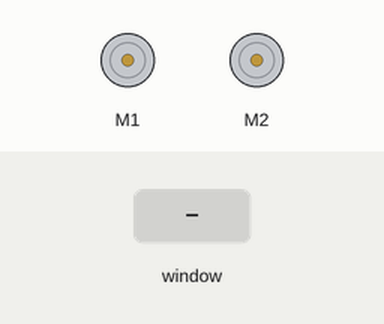
Recording of a program running on a simulated Raspberry Pi (BCM pin numbers) with an Explorer HAT. Shown: 2 × DC motor (green arrow = forward, orange = backward, longer = faster). The test bench sets the inputs (shaded band). Motors are numbered in the order the program creates them (left before right in a Robot); the desktop window is not drawn, its controls go by their first labels and the mouse button is held 0.15 s.

Above: at 1.2 s.
1.3 s: control labelled "Forwards" in the window clicked
At 1.6 s:
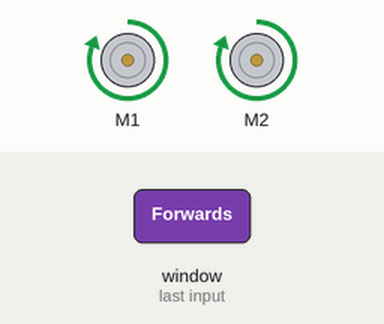
4.3 s: control labelled "Reverse" in the window clicked
At 5.0 s:
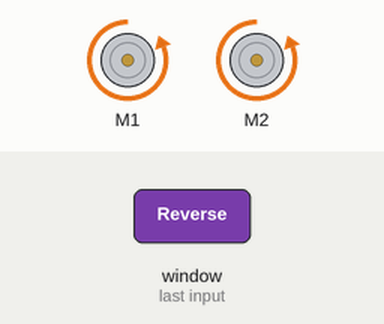
Timing chart, 0 to 7.8 s (numbered marks = the images above; inputs shaded):
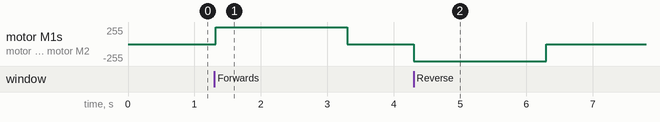

Measured:
- after the input at 1.3 s, motor M1, motor M2: stopped → forward 255/255 at once, → stopped 2.0 s later
- after the input at 4.3 s, motor M1, motor M2: stopped → backward 255/255 at once, → stopped 2.0 s later

The program:

buggygui.py
```python
import explorerhat
from time import sleep
from guizero import App, PushButton


def forwards():
    explorerhat.motor.one.forward(100)
    explorerhat.motor.two.forward(100)
    sleep(2)
    explorerhat.motor.one.stop()
    explorerhat.motor.two.stop()


def backwards():
    explorerhat.motor.one.backward(100)
    explorerhat.motor.two.backward(100)
    sleep(2)
    explorerhat.motor.one.stop()
    explorerhat.motor.two.stop()


app = App("Buggy controller")

drive = PushButton(app, forwards, text="Forwards")
reverse = PushButton(app, backwards, text="Reverse")

app.display()
```
